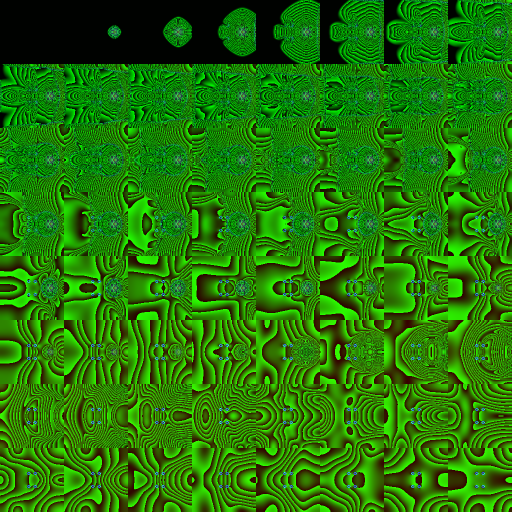
#> input picture studio/assets/r03/water-height-atlas.png, 1024 x 1024 px, found by its file name (shown at 1/2 size)
$ python finish-r03-water.py
#> lines starting #> are read from the running program, lines starting #| are printed output that depends on the picture
"""Extend surface heights through occluded tire footprints for smooth rendering.
The conservative numerical fluid fields/metadata are unchanged.
"""
import numpy as np
from PIL import Image
p='studio/assets/r03/water-height-atlas.png';a=np.asarray(Image.open(p)).copy();N=128;dx=16/N;x,z=np.meshgrid((np.arange(N)+.5)*dx-8,(np.arange(N)+.5)*dx-8);solid=np.zeros((N,N),bool)
#> further down, a is the input picture: shape (1024, 1024, 4); mean R, G, B, A 33, 118.9, 4.3, 255
for xx in [-.81142,.81142]:
 for zz in [-1.635,1.635]:solid|=(x-xx)**2+(z-zz)**2<.27**2
for f in range(64):
 tile=a[f//8*N:(f//8+1)*N,f%8*N:(f%8+1)*N];h=tile[:,:,0].astype(float)*256+tile[:,:,1];h[solid]=np.nan
 for _ in range(12):
  neighbor=np.stack([np.roll(h,1,0),np.roll(h,-1,0),np.roll(h,1,1),np.roll(h,-1,1)]);count=np.isfinite(neighbor).sum(0);mean=np.nansum(neighbor,0)/np.maximum(count,1);mask=np.isnan(h)&(count>0);h[mask]=mean[mask]
 assert np.isfinite(h).all();v=np.rint(h).astype(np.uint16);tile[:,:,0]=v>>8;tile[:,:,1]=v&255
#> this loop made 64 passes
#> pass 2, `tile = a[f // 8 * N:(f // 8 + 1) * N, f % 8 * N:(f % 8 + 1) * N]`:
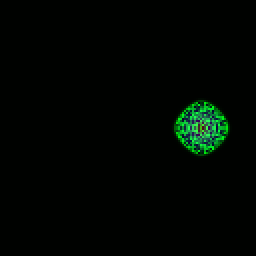
#> tile: shape (128, 128, 4) (shown 2 times larger); mean R, G, B, A 0.6, 6.2, 1.6, 255
#> after the loop: count: shape (128, 128) int64; every value is 4
#> after the loop:
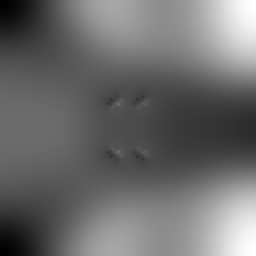
#> h: shape (128, 128) float64 (shown 2 times larger); min 12547, max 13862, mean 13106.3; drawn with min black and max white
#> after the loop:
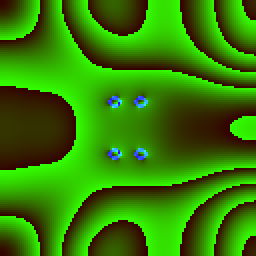
#> tile: shape (128, 128, 4) (shown 2 times larger); mean R, G, B, A 50.7, 127.7, 1.5, 255
Image.fromarray(a).save(p)
